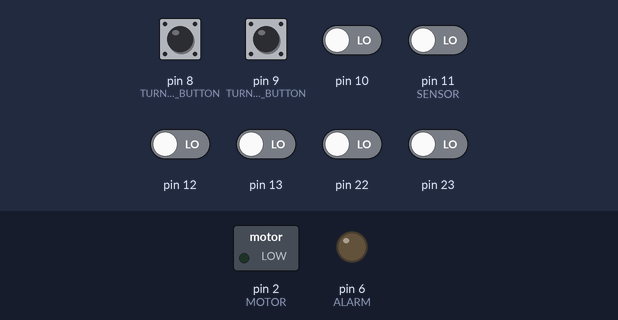
Recording of a sketch running on a simulated Arduino Uno, built with avr-gcc and run on an emulated ATmega328P. Shown: switched loads named in the sketch (green lamp = pin HIGH), output pins drawn as LEDs (lit = HIGH). The inputs (shaded band) are chosen by the test bench; at power-on: pin 8 (TURN_ON_BUTTON), pin 9 (TURN_OFF_BUTTON), pin 10, pin 11 (SENSOR), pin 12, pin 13, pin 22, pin 23 LOW.

Above: at 0.8 s.
0.9 s: pin 8 (TURN_ON_BUTTON) pulled HIGH for 0.15 s
At 2.0 s:
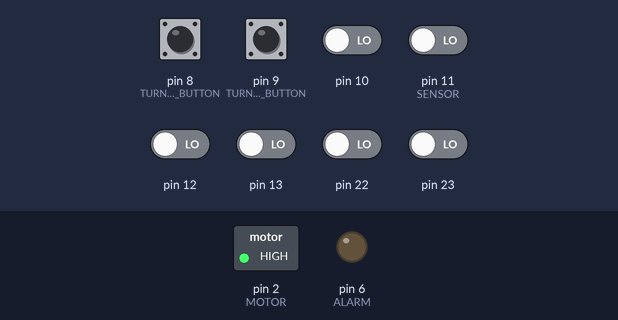
2.5 s: pin 11 (SENSOR) driven HIGH
At 3.2 s:
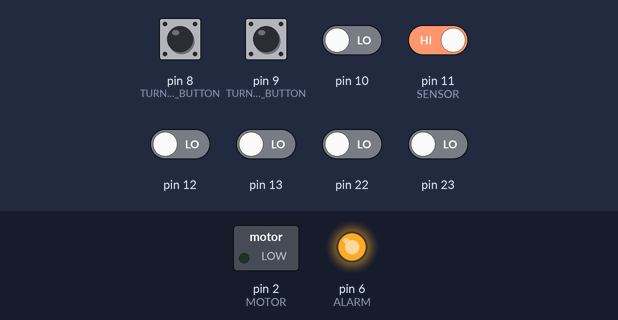
4.0 s: pin 8 (TURN_ON_BUTTON) pulled HIGH for 1 s
At 4.6 s:
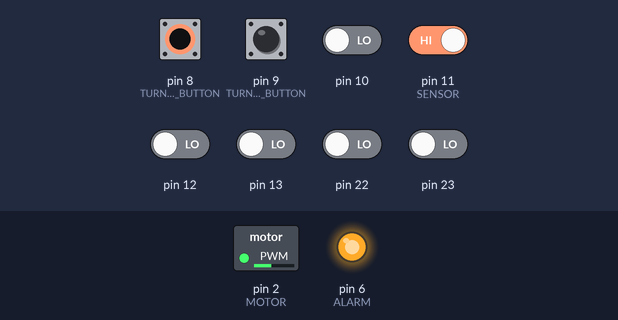
6.5 s: pin 8 (TURN_ON_BUTTON) driven HIGH and pin 11 (SENSOR) driven LOW
At 7.5 s:
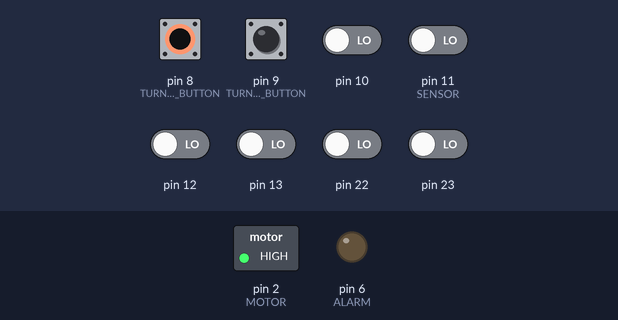
8.0 s: pin 11 (SENSOR) driven HIGH
At 8.9 s:
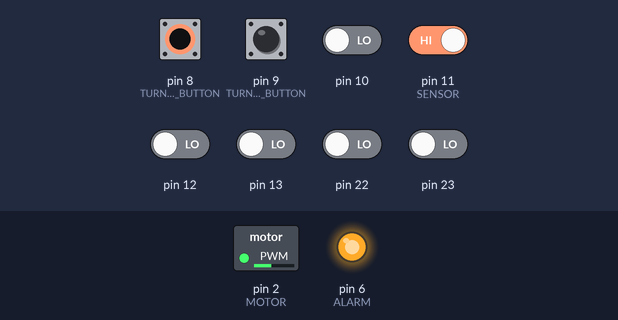
9.5 s: pin 9 (TURN_OFF_BUTTON) pulled HIGH for 0.15 s
At 10.7 s:
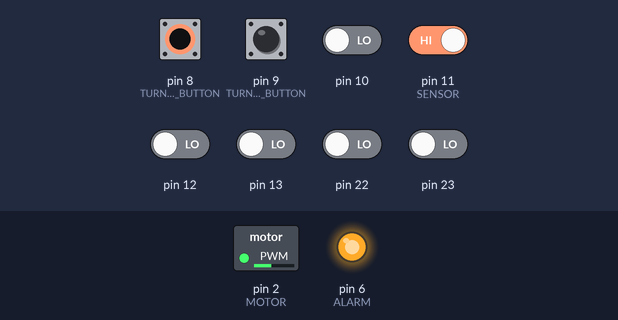
Timing chart, 0 to 12.1 s (numbered marks = the images above; inputs shaded):
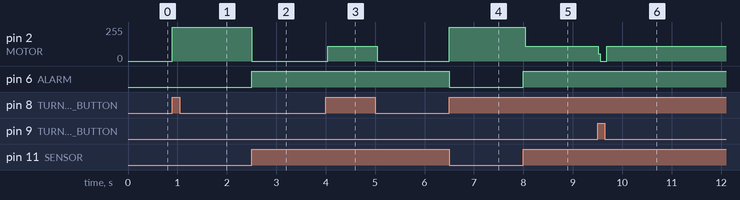

The sketch:

circuit_script.ino.ino
```cpp
#define MOTOR (1 << PD2)
#define SENSOR (1 << PB3)
#define TURN_ON_BUTTON (1 << PB0)
#define TURN_OFF_BUTTON (1 << PB1)
#define ALARM (1 << PD6)

void turnOffMotor() {
  PORTD &= ~MOTOR;
}

void turnOnMotor() {
  PORTD |= MOTOR;
}

void turnOffAlarm() {
  PORTD &= ~ALARM;
}

void turnOnAlarm() {
  PORTD |= ALARM;
}

int main() {
  // define as output
  DDRD = MOTOR + ALARM;

  // define as pull
  // PORTB = TURN_OFF_BUTTON;

  turnOffAlarm();
  turnOffMotor();

  for (;;) {
    short int isSensorActivated = PINB & SENSOR;
    short int isTurnOffButtonIsPressed = PINB & TURN_OFF_BUTTON;
    short int isTurnOnButtonIsPressed = PINB & TURN_ON_BUTTON;

    if (isSensorActivated == SENSOR) {
      turnOffMotor();
      turnOnAlarm();
    } else if (isSensorActivated == 0) {
      turnOffAlarm();
    }

    if (isTurnOffButtonIsPressed == TURN_OFF_BUTTON) {
      turnOffMotor();
    } else if (isTurnOnButtonIsPressed == TURN_ON_BUTTON) {
      turnOnMotor();
    }
  }

}
```

Measured:
- after the input at 0.9 s, pin 2 (MOTOR): 0/255 → 255/255 at once
- after the input at 2.5 s, pin 2 (MOTOR): 255/255 → 0/255 at once; pin 6 (ALARM): LOW → HIGH at once
- after the input at 4.0 s, pin 2 (MOTOR): 0/255 → 109/255 at once, → 0/255 1.0 s later
- after the input at 6.5 s, pin 2 (MOTOR): 0/255 → 255/255 at once; pin 6 (ALARM): HIGH → LOW at once
- after the input at 8.0 s, pin 2 (MOTOR): 255/255 → 109/255 at once; pin 6 (ALARM): LOW → HIGH at once
- after the input at 9.5 s, pin 2 (MOTOR): 109/255 → 0/255 at once, → 109/255 0.17 s later
